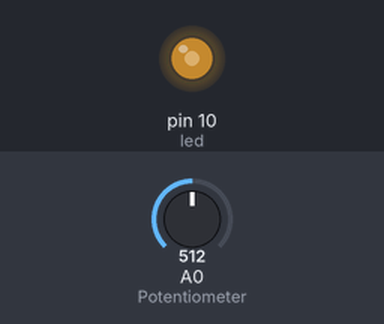
Simulated run of this sketch. Board: Arduino Uno, built with avr-gcc and run on an emulated ATmega328P. On the bench: output pins drawn as LEDs (lit = HIGH). Inputs (shaded band) come from the test bench; at power-on: A0 (Potentiometer) = 512.

Above: at 1.2 s.
1.3 s: A0 (Potentiometer) set to 716
At 2.1 s:
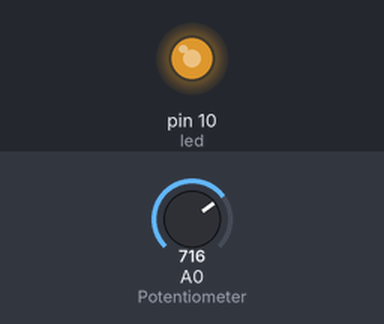
2.8 s: A0 (Potentiometer) set to 900
At 3.2 s:
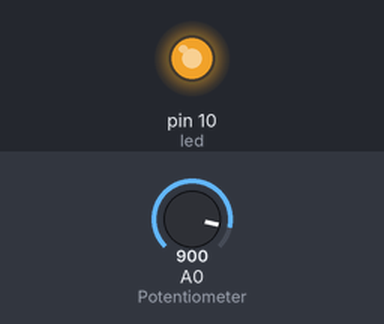
4.3 s: A0 (Potentiometer) set to 122
At 5.5 s:
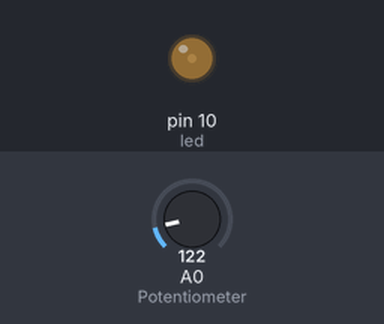
5.8 s: A0 (Potentiometer) set to 0
At 6.7 s:
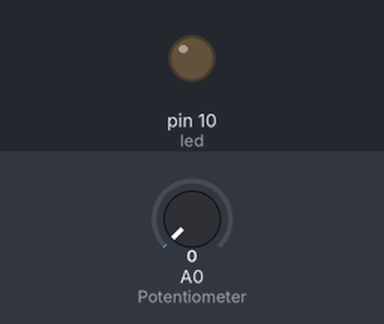
7.3 s: A0 (Potentiometer) set to 511
At 7.8 s:
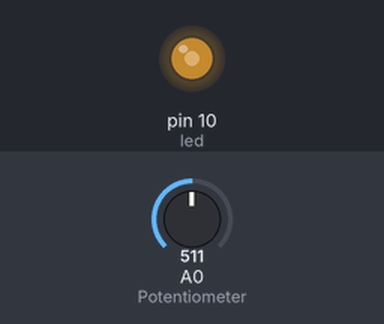
Timing chart, 0 to 9.8 s (numbered marks = the images above; inputs shaded):
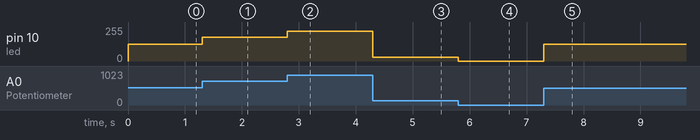

Measured:
- after the input at 1.3 s, pin 10 (led): 127/255 → 178/255 at once
- after the input at 2.8 s, pin 10 (led): 178/255 → 224/255 at once
- after the input at 4.3 s, pin 10 (led): 224/255 → 30/255 at once
- after the input at 5.8 s, pin 10 (led): 30/255 → 0/255 at once
- after the input at 7.3 s, pin 10 (led): 0/255 → 127/255 at once

The sketch:

led_potentiometer.ino
```cpp
/*
In this code we will Fading an LED with PWM based on Potentiometer value.
Example : if The Potentiometer give 1023, the LED will take 255 (MAX)
            0 for 0
            511.5 for 127.5 and so on !
*/
int potval; //we're going to put the Potentiometer analogRead value here !
int led = 10; //LES's Pin

void setup() {
  pinMode(led, OUTPUT);
}

void turnled(int potval){
  float pv = potval/((1023.0f/10.0f)/10.0f); //we're using a float variable, so we need to specify .0f in all the equation
  float lv = ((255.0f/10.0f)/10.0f)*pv; //we're using a float variable, so we need to specify .0f in all the equation
  analogWrite(led, lv); // give to the PWM's Pin value from 0.00 to 255.0

}

void loop() {
  potval = analogRead(A0); //take the Potentiometer value
  turnled(potval); //send the Potentiometer value to the function.
  /*
  Or:
  analogWrite(led, analogRead(A0) >> 2); //This will shifting the two right bits to 0 ! 0b0011111111 = 255
  Or:
  analogWrite(led, analogRead(A0)/4); //1023 /4 = 255 (Max value)
  */
}
```
